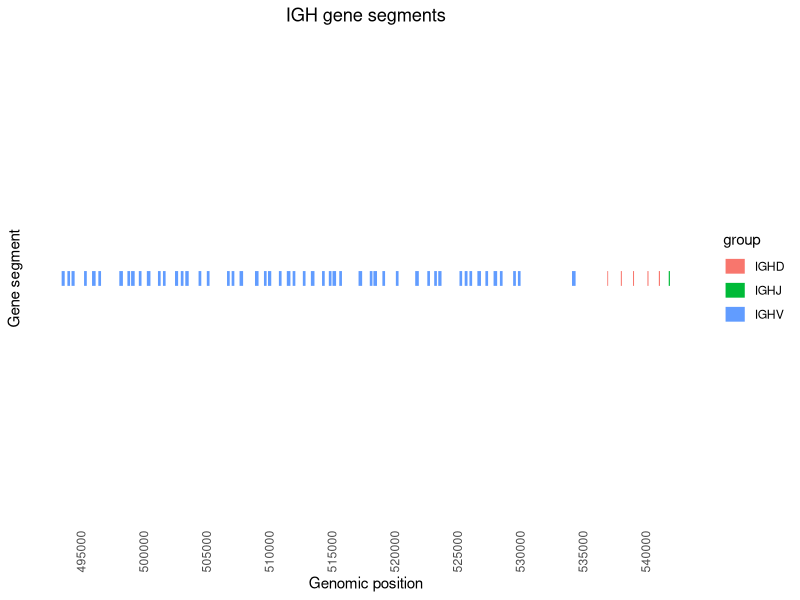
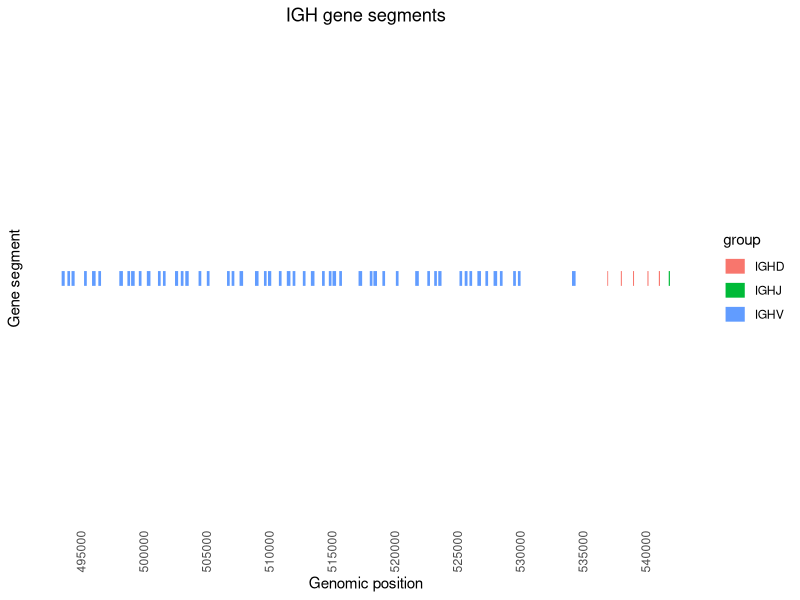

The R script that drew these images, in order:
library(ggplot2)
library(reshape2)

IGHV <- read.table("result/PotentialHV.tsv")
IGHV <- data.frame(start = IGHV$sstart, end = IGHV$send, group = "IGHV")

IGHD <- data.frame(t(data.frame(list(c(2083,2151),
          c( 3162,3245),
          c( 4132,4214),
          c( 5282,5367),
          c( 6190,6282)))))
colnames(IGHD) <- c("start", "end")
IGHD <- IGHD + 534854
IGHD$group = "IGHD"
IGHJ <- data.frame(start = c(541833), end = c(541928), group = "IGHJ")

IGH <- rbind(IGHV, IGHD, IGHJ)
IGH[c('start', 'end')] <- lapply(IGH[c('start', 'end')], as.numeric)

class(IGH$start)

ggplot(IGH, aes(x = start, xend = end, y = 1, yend = 1, color = group)) +
  geom_segment(size = 5) +
  theme_minimal() +
  theme(axis.text.x = element_text(angle = 90, vjust = 0.5, hjust=1),
        axis.text.y = element_blank(),
        panel.grid.major = element_blank(),
        panel.grid.minor = element_blank()) +
  scale_x_continuous(breaks = seq(0, 541928, by = 5000)) +
  labs(title = "IGH gene segments",
       x = "Genomic position",
       y = "Gene segment") +
  theme(plot.title = element_text(hjust = 0.5))
ggsave("plot/IGH_gene_segments.png", width = 10, height = 4)
